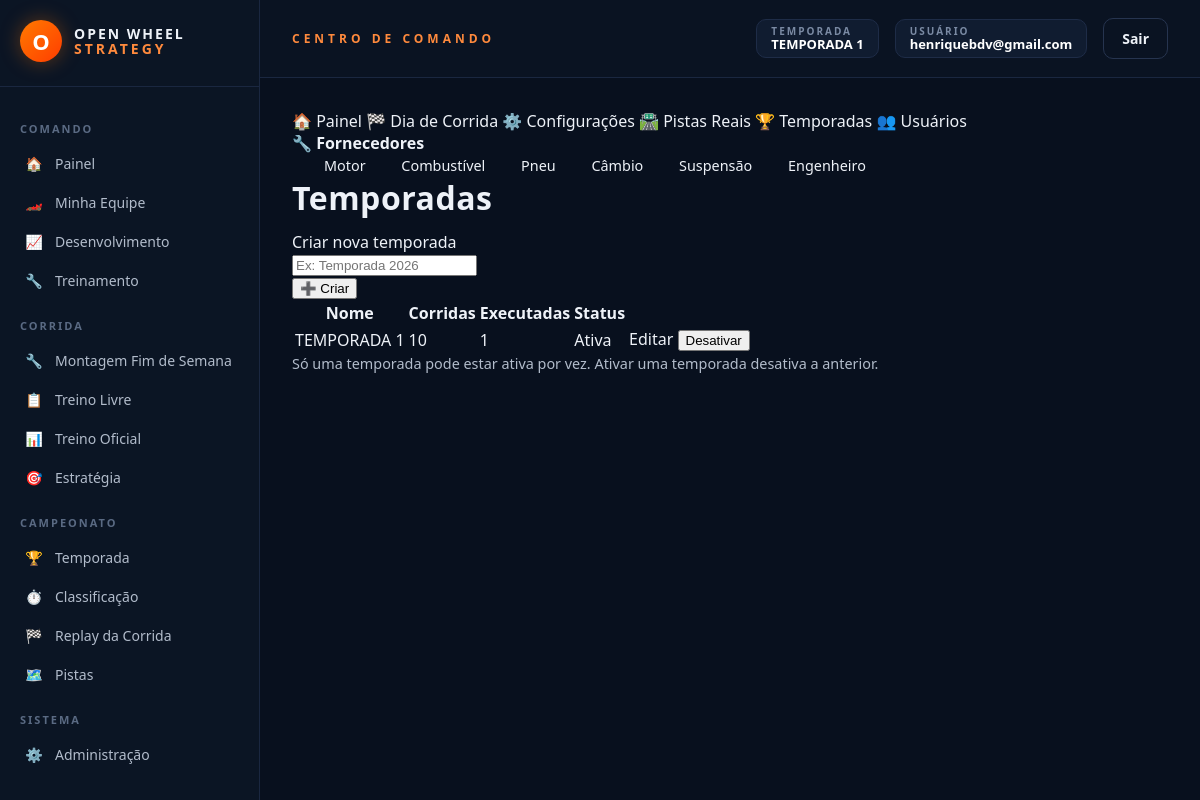
Page /admin/temporadas (signed in) on the earlier database version.
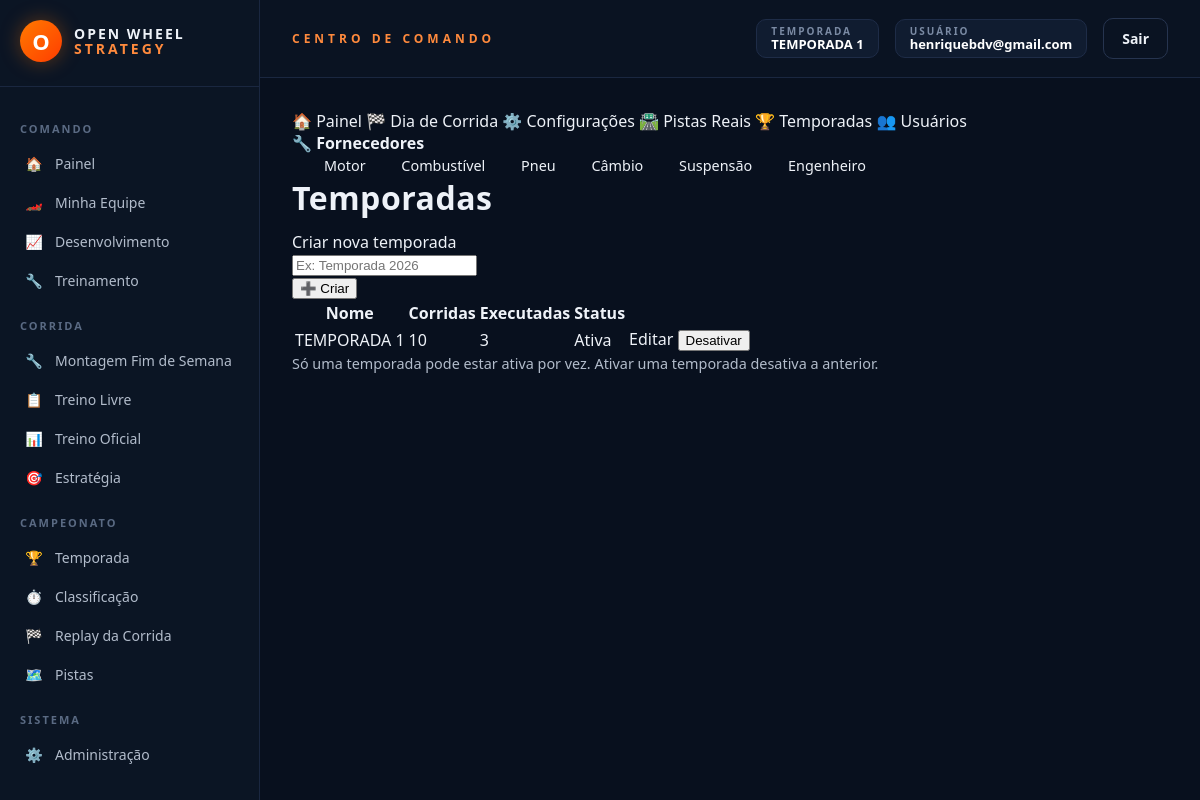
Same page on the later database version.
### models_temporada.py (models this page shows, shortened)
class Temporada(db.Model):
    __tablename__ = "temporadas"
    id = db.Column(db.Integer, primary_key=True)
    nome = db.Column(db.String(120), nullable=False)
    ativa = db.Column(db.Boolean, default=False, nullable=False)
    data_criacao = db.Column(db.DateTime, default=datetime.utcnow)
    corridas_agendadas = db.relationship(
        "CorridaAgendada", backref="temporada",
        cascade="all, delete-orphan",
        order_by="CorridaAgendada.ordem",
    )
    @classmethod
    def ativa_atual(cls):
        try:
            return cls.query.filter_by(ativa=True).first()
        except (OperationalError, ProgrammingError, NoSuchTableError):
            return None
    def total_corridas(self):
        return len(self.corridas_agendadas)
    def corridas_executadas(self):
        return sum(1 for c in self.corridas_agendadas if c.executada)

class CorridaAgendada(db.Model):
    __tablename__ = "corridas_agendadas"
    id = db.Column(db.Integer, primary_key=True)
    temporada_id = db.Column(db.Integer, db.ForeignKey("temporadas.id"), nullable=False)
    pista_real_id = db.Column(db.Integer, nullable=False)
    pista_nome = db.Column(db.String(120))
    ordem = db.Column(db.Integer, nullable=False)
    executada = db.Column(db.Boolean, default=False, nullable=False)
    data_execucao = db.Column(db.DateTime)
    resultado_json = db.Column(db.Text, default="[]")

### rotas/admin.py (the view, shortened to what this page needs)
    @app.route("/admin/temporadas", methods=["GET", "POST"])
    @admin_requerido
    def admin_temporadas():
        temporadas = Temporada.query.order_by(Temporada.data_criacao.desc()).all()
        return render_template("admin_temporadas.html", temporadas=temporadas)

### app.py (called while the page is built)
def _registrar_contexto(app):
    @app.context_processor
    def injetar_globais():
        usuario_id = session.get("usuario_id")
        usuario = Usuario.query.get(usuario_id) if usuario_id else None
        return {
            "usuario_logado": usuario,
            "categorias_fornecedor": FORNECEDORES_CONFIG,
            "temporada_ativa": Temporada.ativa_atual(),
        }

### extensoes.py (called while the page is built)
def admin_requerido(view_func):
    @functools.wraps(view_func)
    def wrapper(*args, **kwargs):
        from models import Usuario
        usuario_id = session.get("usuario_id")
        if not usuario_id:
            return redirect(url_for("login"))
        usuario = Usuario.query.get(usuario_id)
        if not usuario or not usuario.eh_admin:
            return render_template("acesso_negado.html"), 403
        return view_func(*args, **kwargs)
    return wrapper

### templates/admin_temporadas.html
{% extends "admin_base.html" %}
{% set secao_admin = 'temporadas' %}
{% block admin_content %}
<h1 class="h3 mb-4">Temporadas</h1>
<div class="card mb-4">
    <div class="card-header">Criar nova temporada</div>
    <div class="card-body">
        <form method="POST" class="row g-2">
            <div class="col-md-8">
                <input type="text" name="nome" class="form-control" placeholder="Ex: Temporada 2026" required>
            </div>
            <div class="col-md-4">
                <button type="submit" class="btn btn-primary w-100">➕ Criar</button>
            </div>
        </form>
    </div>
</div>
<table class="table">
    <thead>
        <tr>
            <th>Nome</th><th>Corridas</th><th>Executadas</th><th>Status</th><th></th>
        </tr>
    </thead>
    <tbody>
        {% for t in temporadas %}
        <tr>
            <td>{{ t.nome }}</td>
            <td>{{ t.total_corridas() }}</td>
            <td>{{ t.corridas_executadas() }}</td>
            <td>
                {% if t.ativa %}<span class="badge bg-success">Ativa</span>
                {% else %}<span class="badge bg-secondary">Inativa</span>
                {% endif %}
            </td>
            <td>
                <a href="{{ url_for('admin_temporada_editar', temporada_id=t.id) }}" class="btn btn-sm btn-outline-primary">Editar</a>
                {% if t.ativa %}
                    <form method="POST" action="{{ url_for('admin_temporada_desativar', temporada_id=t.id) }}" style="display:inline;">
                        <button type="submit" class="btn btn-sm btn-outline-secondary">Desativar</button>
                    </form>
                {% else %}
                    <form method="POST" action="{{ url_for('admin_temporada_ativar', temporada_id=t.id) }}" style="display:inline;">
                        <button type="submit" class="btn btn-sm btn-outline-success">Ativar</button>
                    </form>
                {% endif %}
            </td>
        </tr>
        {% else %}
        <tr><td colspan="5" class="text-muted">Nenhuma temporada.</td></tr>
        {% endfor %}
    </tbody>
</table>
<p class="text-muted mt-3" style="font-size:0.9em;">
    Só uma temporada pode estar ativa por vez. Ativar uma temporada desativa a anterior.
</p>
{% endblock %}

### templates/base.html (shortened to what the changed rows need)
<!DOCTYPE html>
<html lang="pt-br">
<head>
    <link href="{{ url_for('static', filename='css/variaveis.css') }}" rel="stylesheet">
    <link href="{{ url_for('static', filename='css/base.css') }}" rel="stylesheet">
    <link href="{{ url_for('static', filename='css/componentes.css') }}" rel="stylesheet">
    <link href="{{ url_for('static', filename='css/formularios.css') }}" rel="stylesheet">
</head>
<body>
{% if usuario_logado %}
<div class="ows-shell">
    <div class="ows-main">
        <header class="ows-topbar">
            <div class="ows-topbar-right">
                {% if temporada_ativa %}
                <div class="ows-badge">
                    <div class="ows-badge-label">TEMPORADA</div>
                    <div class="ows-badge-value">{{ temporada_ativa.nome }}</div>
                </div>
                {% endif %}
            </div>
        </header>
        <div class="ows-content">
            {% block content %}{% endblock %}
        </div>
    </div>
</div>
{% endif %}
</body>
</html>

Differences in the rows shown:
changed Temporada "TEMPORADA 1": corridas_executadas "1" → "3"
